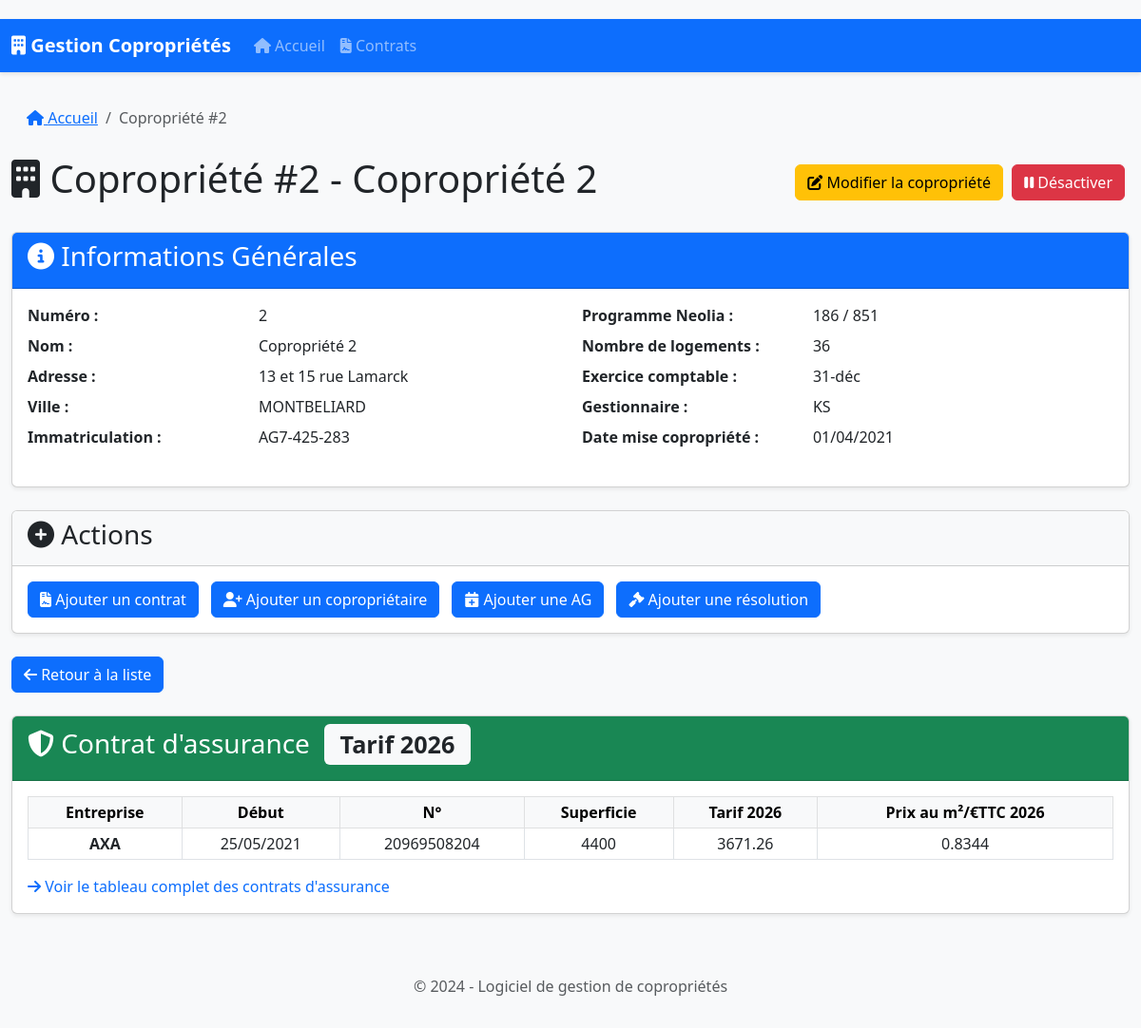
/copropriete/2, run on the app's committed database.
### database.py (models this page shows)
class Copropriete(db.Model):
    id = db.Column(db.Integer, primary_key=True)
    numero = db.Column(db.Integer, unique=True, nullable=False)
    nom = db.Column(db.String(200), nullable=False)
    date_mise_copropriete = db.Column(db.Date)
    programme_neolia = db.Column(db.String(100))
    adresse = db.Column(db.String(300))
    ville = db.Column(db.String(100))
    immatriculation = db.Column(db.String(100))
    nombre_logements = db.Column(db.Integer)
    exercice_comptable = db.Column(db.String(20))  # Ex: "31-déc", "30-juin"
    gestionnaire = db.Column(db.String(50))  # Ex: "AJ", "KS"
    est_active = db.Column(db.Boolean, default=True)
    fiche_immeuble = db.relationship('FicheImmeuble', backref='copropriete', uselist=False)
    contrats = db.relationship('Contrat', backref='copropriete', lazy=True)
    coproprietaires = db.relationship('Coproprietaire', backref='copropriete', lazy=True)
    assemblees_generales = db.relationship('AssembleeGenerale', backref='copropriete', lazy=True)
    resolutions_futures = db.relationship('ResolutionFuture', backref='copropriete', lazy=True)

### app.py (models this page shows)
class AssuranceCellule(db.Model):
    __tablename__ = 'assurance_cellules'
    id = db.Column(db.Integer, primary_key=True)
    ligne_id = db.Column(db.Integer, db.ForeignKey('assurance_lignes.id'), nullable=False)
    colonne_id = db.Column(db.Integer, db.ForeignKey('assurance_colonnes.id'), nullable=False)
    valeur = db.Column(db.Text)

### app.py (the view)
@app.route('/copropriete/<int:copro_id>')
def copropriete(copro_id):
    copropriete = Copropriete.query.options(
        joinedload(Copropriete.fiche_immeuble),
        joinedload(Copropriete.coproprietaires),
        joinedload(Copropriete.coproprietaires).joinedload(Coproprietaire.lots),
        joinedload(Copropriete.coproprietaires).joinedload(Coproprietaire.emails),
        joinedload(Copropriete.coproprietaires).joinedload(Coproprietaire.telephones),
        joinedload(Copropriete.contrats).joinedload(Contrat.prestations),
        joinedload(Copropriete.assemblees_generales).joinedload(AssembleeGenerale.points_a_retenir),
        joinedload(Copropriete.assemblees_generales).joinedload(AssembleeGenerale.budgets_travaux).joinedload(BudgetTravaux.appels_fonds),
        joinedload(Copropriete.resolutions_futures)
    ).get_or_404(copro_id)
    types_contrats = ["Assurance", "Nettoyage", "Entretien", "Sécurité", "Autre"]
    civilites = Civilite.query.all()
    assurance_contrat = _assurance_pour_copropriete(copropriete.numero)
    return render_template(
        'copropriete.html',
        copropriete=copropriete,
        contrats=copropriete.contrats,
        coproprietaires=copropriete.coproprietaires,
        assemblees=copropriete.assemblees_generales,
        resolutions=copropriete.resolutions_futures,
        types_contrats=types_contrats,
        civilites=civilites,
        assurance_contrat=assurance_contrat
    )

### app.py (called while the page is built)
@app.context_processor
def inject_models():
    return dict(Civilite=Civilite)

### templates/copropriete.html (shortened to what this page needs)
{% extends "base.html" %}
{% block content %}
<div class="row">
    <div class="col-md-12">
        <nav aria-label="breadcrumb">
            <ol class="breadcrumb">
                <li class="breadcrumb-item"><a href="{{ url_for('index') }}"><i class="fas fa-home"></i> Accueil</a></li>
                <li class="breadcrumb-item active" aria-current="page">Copropriété #{{ copropriete.numero }}</li>
            </ol>
        </nav>
        <div class="d-flex justify-content-between align-items-center mb-4">
            <h1><i class="fas fa-building"></i> Copropriété #{{ copropriete.numero }} - {{ copropriete.nom }}</h1>
            <div>
                    <a href="{{ url_for('edit_copropriete', copro_id=copropriete.id) }}" class="btn btn-warning">
                        <i class="fas fa-edit"></i> Modifier la copropriété
                    </a>
                {% if copropriete.est_active %}
                    <form method="POST" action="{{ url_for('toggle_active', copro_id=copropriete.id) }}" class="d-inline">
                        <button type="submit" class="btn btn-danger">
                            <i class="fas fa-pause"></i> Désactiver
                        </button>
                    </form>
                {% else %}
                    <form method="POST" action="{{ url_for('toggle_active', copro_id=copropriete.id) }}" class="d-inline">
                        <button type="submit" class="btn btn-success">
                            <i class="fas fa-play"></i> Réactiver
                        </button>
                    </form>
                {% endif %}
            </div>
        </div>
    </div>
</div>
<div class="card mb-4">
    <div class="card-header bg-primary text-white">
        <h3><i class="fas fa-info-circle"></i> Informations Générales</h3>
    </div>
    <div class="card-body">
        <div class="row">
            <div class="col-md-6">
                <dl class="row">
                    <dt class="col-sm-5">Numéro :</dt>
                    <dd class="col-sm-7">{{ copropriete.numero }}</dd>
                    <dt class="col-sm-5">Nom :</dt>
                    <dd class="col-sm-7">{{ copropriete.nom }}</dd>
                    <dt class="col-sm-5">Adresse :</dt>
                    <dd class="col-sm-7">{{ copropriete.adresse }}</dd>
                    <dt class="col-sm-5">Ville :</dt>
                    <dd class="col-sm-7">{{ copropriete.ville }}</dd>
                    <dt class="col-sm-5">Immatriculation :</dt>
                    <dd class="col-sm-7">{{ copropriete.immatriculation or 'N/C' }}</dd>
                </dl>
            </div>
            <div class="col-md-6">
                <dl class="row">
                    <dt class="col-sm-5">Programme Neolia :</dt>
                    <dd class="col-sm-7">{{ copropriete.programme_neolia or 'N/C' }}</dd>
                    <dt class="col-sm-5">Nombre de logements :</dt>
                    <dd class="col-sm-7">{{ copropriete.nombre_logements or 0 }}</dd>
                    <dt class="col-sm-5">Exercice comptable :</dt>
                    <dd class="col-sm-7">{{ copropriete.exercice_comptable or 'N/C' }}</dd>
                    <dt class="col-sm-5">Gestionnaire :</dt>
                    <dd class="col-sm-7">{{ copropriete.gestionnaire or 'N/C' }}</dd>
                    <dt class="col-sm-5">Date mise copropriété :</dt>
                    <dd class="col-sm-7">
                        {{ copropriete.date_mise_copropriete.strftime('%d/%m/%Y') if copropriete.date_mise_copropriete else 'N/C' }}
                    </dd>
                </dl>
            </div>
        </div>
    </div>
</div>
<div class="card mb-4">
    <div class="card-header bg-light">
        <h3><i class="fas fa-plus-circle"></i> Actions</h3>
    </div>
    <div class="card-body">
        <div class="d-flex flex-wrap gap-2">
            <button type="button" class="btn btn-primary" data-bs-toggle="modal" data-bs-target="#addContratModal">
                <i class="fas fa-file-contract"></i> Ajouter un contrat
            </button>
            <button type="button" class="btn btn-primary" data-bs-toggle="modal" data-bs-target="#addCoproprietaireModal">
                <i class="fas fa-user-plus"></i> Ajouter un copropriétaire
            </button>
            <button type="button" class="btn btn-primary" data-bs-toggle="modal" data-bs-target="#addAGModal">
                <i class="fas fa-calendar-plus"></i> Ajouter une AG
            </button>
            <button type="button" class="btn btn-primary" data-bs-toggle="modal" data-bs-target="#addResolutionModal">
                <i class="fas fa-gavel"></i> Ajouter une résolution
            </button>
        </div>
    </div>
</div>
<a href="{{ url_for('index') }}" class="btn btn-primary mb-4">
    <i class="fas fa-arrow-left"></i> Retour à la liste
</a>
{% if assurance_contrat %}
<div class="card mb-4">
    <div class="card-header bg-success text-white">
        <h3><i class="fas fa-shield-alt"></i> Contrat d'assurance
            {% if assurance_contrat.derniere_annee %}<span class="badge bg-light text-dark ms-2">Tarif {{ assurance_contrat.derniere_annee }}</span>{% endif %}
        </h3>
    </div>
    <div class="card-body">
        <div class="table-responsive">
            <table class="table table-sm table-bordered align-middle">
                <thead class="table-light">
                    <tr class="text-center">
                        <th>Entreprise</th>
                        <th>Début</th>
                        <th>N°</th>
                        <th>Superficie</th>
                        {% if assurance_contrat.derniere_annee %}
                        <th>Tarif {{ assurance_contrat.derniere_annee }}</th>
                        <th>Prix au m²/€TTC {{ assurance_contrat.derniere_annee }}</th>
                        {% endif %}
                    </tr>
                </thead>
                <tbody>
                    <tr class="text-center">
                        <td class="fw-bold">{{ assurance_contrat.entreprise or '—' }}</td>
                        <td>{{ assurance_contrat.debut or '—' }}</td>
                        <td>{{ assurance_contrat.numero_contrat or '—' }}</td>
                        <td>{{ assurance_contrat.superficie or '—' }}</td>
                        {% if assurance_contrat.derniere_annee %}
                        <td>{{ assurance_contrat.dernier_tarif or '—' }}</td>
                        <td>{{ assurance_contrat.dernier_prix_m2 or '—' }}</td>
                        {% endif %}
                    </tr>
                </tbody>
            </table>
        </div>
        <p class="text-muted mb-0">
            <a href="{{ url_for('assurance_page') }}" class="text-decoration-none">
                <i class="fas fa-arrow-right"></i> Voir le tableau complet des contrats d'assurance
            </a>
        </p>
    </div>
</div>
{% endif %}
{% endblock %}

### static/css/style.css (style rules this page uses)
body { padding-top: 20px; background-color: #f8f9fa; }
.card { margin-bottom: 20px; box-shadow: 0 0.125rem 0.25rem rgba(0, 0, 0, 0.075); }
.card-header { font-weight: 600; }
.table-responsive { overflow-x: auto; }
.table { margin-bottom: 1rem; }
.table th { white-space: nowrap; }
.badge { font-size: 0.9em; padding: 0.35em 0.65em; }
.btn { margin-right: 5px; }
.breadcrumb { background-color: transparent; padding: 0.75rem 1rem; }
.breadcrumb-item + .breadcrumb-item::before { content: "/"; }

### data on the page
Copropriete: numero "2", nom "Copropriété 2", adresse "13 et 15 rue Lamarck", ville "MONTBELIARD", immatriculation "AG7-425-283", programme_neolia "186 / 851", nombre_logements "36", exercice_comptable "31-déc", gestionnaire "KS", date_mise_copropriete "01/04/2021"
AssuranceCellule: valeur "AXA"
AssuranceCellule: valeur "25/05/2021"
AssuranceCellule: valeur "20969508204"
AssuranceCellule: valeur "4400"
AssuranceCellule: valeur "3671.26"
AssuranceCellule: valeur "0.8344"

### other printed values
{{ assurance_contrat.derniere_annee }} "2026"
